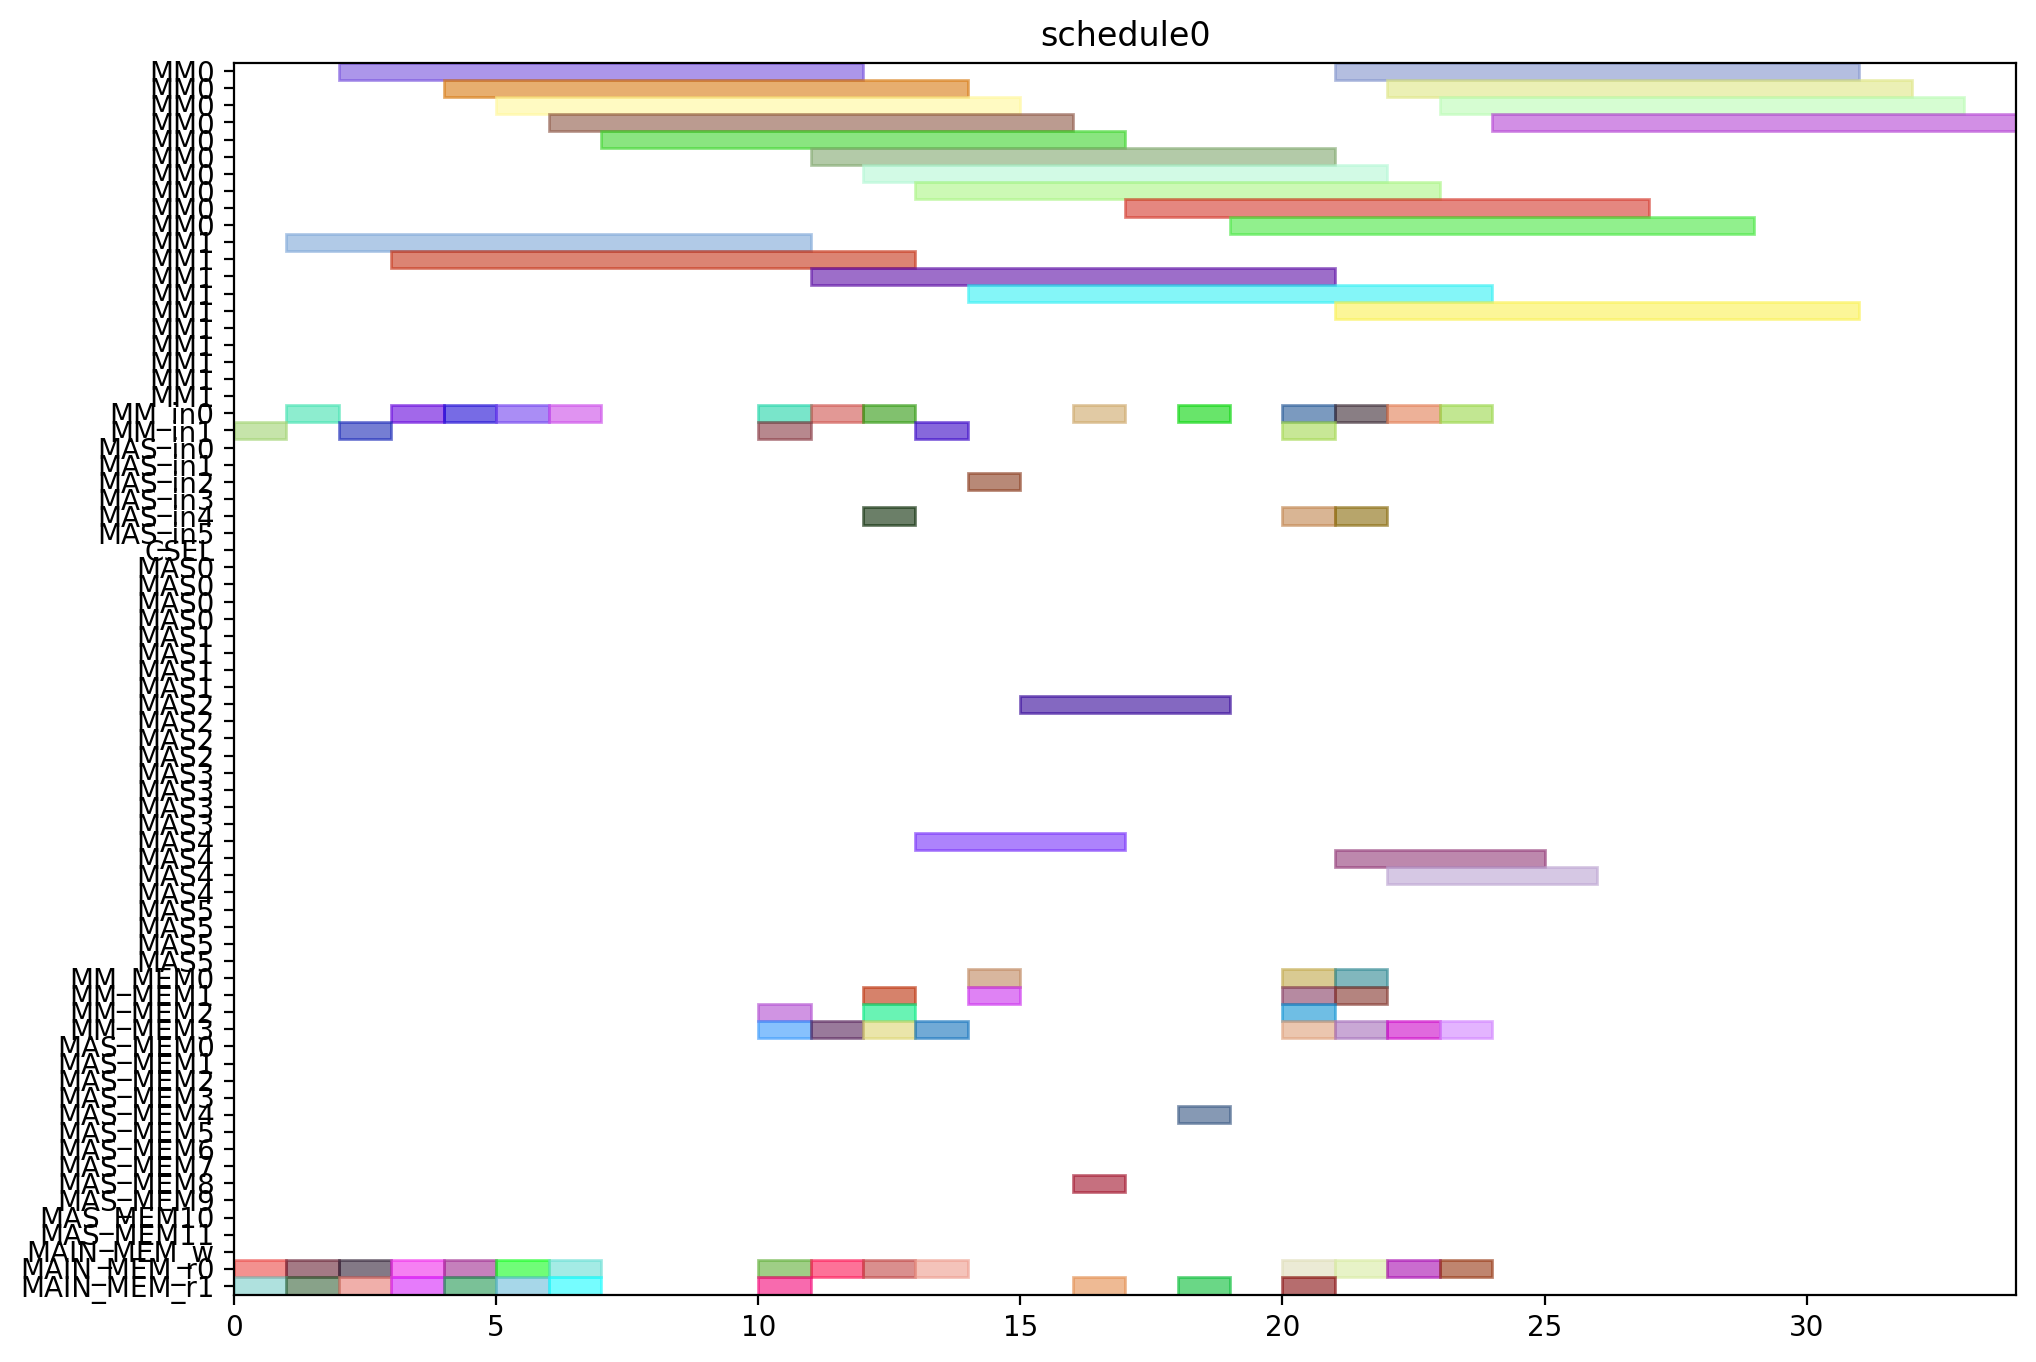

Here is the Python script that generated this plot:
from pyschedule import Scenario, solvers, plotters, alt


def solve():
	horizon = 120
	S = Scenario("schedule0", horizon=horizon)

	# resource
	MM = S.Resources('MM', num=2, size=10)
	MM_in = S.Resources('MM_in', num=2)
	MAS_in = S.Resources('MAS_in', num=6)
	CSEL = S.Resource('CSEL')
	MAS = S.Resources('MAS', num=6, size=4, periods=range(1, horizon))
	MM_MEM = S.Resources('MM_MEM', num=4)
	MAS_MEM = S.Resources('MAS_MEM', num=12)
	MAIN_MEM_w = S.Resource('MAIN_MEM_w', size=1)
	MAIN_MEM_r = S.Resources('MAIN_MEM_r', num=2)

	# result of previous scheduling

	# new tasks
	Z_exp2 = S.Task('Z_exp2', length=10, delay_cost=1)
	Z_exp2 += alt(MM)
	Z_exp2_in = S.Task('Z_exp2_in', length=1, delay_cost=1)
	Z_exp2_in += alt(MM_in)
	S += Z_exp2_in*MM_in[0]<=Z_exp2*MM[0]
	S += Z_exp2_in*MM_in[1]<=Z_exp2*MM[1]
	Z_exp2_mem0 = S.Task('Z_exp2_mem0', length=1, delay_cost=1)
	Z_exp2_mem0 += MAIN_MEM_r[0]
	S += Z_exp2_mem0 <= Z_exp2

	Z_exp2_mem1 = S.Task('Z_exp2_mem1', length=1, delay_cost=1)
	Z_exp2_mem1 += MAIN_MEM_r[1]
	S += Z_exp2_mem1 <= Z_exp2

	NX0 = S.Task('NX0', length=10, delay_cost=1)
	NX0 += alt(MM)
	NX0_in = S.Task('NX0_in', length=1, delay_cost=1)
	NX0_in += alt(MM_in)
	S += NX0_in*MM_in[0]<=NX0*MM[0]
	S += NX0_in*MM_in[1]<=NX0*MM[1]
	NX0_mem0 = S.Task('NX0_mem0', length=1, delay_cost=1)
	NX0_mem0 += MAIN_MEM_r[0]
	S += NX0_mem0 <= NX0

	NX0_mem1 = S.Task('NX0_mem1', length=1, delay_cost=1)
	NX0_mem1 += MAIN_MEM_r[1]
	S += NX0_mem1 <= NX0

	k0_10_Z1 = S.Task('k0_10_Z1', length=10, delay_cost=1)
	k0_10_Z1 += alt(MM)
	k0_10_Z1_in = S.Task('k0_10_Z1_in', length=1, delay_cost=1)
	k0_10_Z1_in += alt(MM_in)
	S += k0_10_Z1_in*MM_in[0]<=k0_10_Z1*MM[0]
	S += k0_10_Z1_in*MM_in[1]<=k0_10_Z1*MM[1]
	k0_10_Z1_mem0 = S.Task('k0_10_Z1_mem0', length=1, delay_cost=1)
	k0_10_Z1_mem0 += MAIN_MEM_r[0]
	S += k0_10_Z1_mem0 <= k0_10_Z1

	k0_10_Z1_mem1 = S.Task('k0_10_Z1_mem1', length=1, delay_cost=1)
	k0_10_Z1_mem1 += MAIN_MEM_r[1]
	S += k0_10_Z1_mem1 <= k0_10_Z1

	DX0 = S.Task('DX0', length=10, delay_cost=1)
	DX0 += alt(MM)
	DX0_in = S.Task('DX0_in', length=1, delay_cost=1)
	DX0_in += alt(MM_in)
	S += DX0_in*MM_in[0]<=DX0*MM[0]
	S += DX0_in*MM_in[1]<=DX0*MM[1]
	DX0_mem0 = S.Task('DX0_mem0', length=1, delay_cost=1)
	DX0_mem0 += MAIN_MEM_r[0]
	S += DX0_mem0 <= DX0

	DX0_mem1 = S.Task('DX0_mem1', length=1, delay_cost=1)
	DX0_mem1 += MAIN_MEM_r[1]
	S += DX0_mem1 <= DX0

	NY0 = S.Task('NY0', length=10, delay_cost=1)
	NY0 += alt(MM)
	NY0_in = S.Task('NY0_in', length=1, delay_cost=1)
	NY0_in += alt(MM_in)
	S += NY0_in*MM_in[0]<=NY0*MM[0]
	S += NY0_in*MM_in[1]<=NY0*MM[1]
	NY0_mem0 = S.Task('NY0_mem0', length=1, delay_cost=1)
	NY0_mem0 += MAIN_MEM_r[0]
	S += NY0_mem0 <= NY0

	NY0_mem1 = S.Task('NY0_mem1', length=1, delay_cost=1)
	NY0_mem1 += MAIN_MEM_r[1]
	S += NY0_mem1 <= NY0

	k2_14_Z1 = S.Task('k2_14_Z1', length=10, delay_cost=1)
	k2_14_Z1 += alt(MM)
	k2_14_Z1_in = S.Task('k2_14_Z1_in', length=1, delay_cost=1)
	k2_14_Z1_in += alt(MM_in)
	S += k2_14_Z1_in*MM_in[0]<=k2_14_Z1*MM[0]
	S += k2_14_Z1_in*MM_in[1]<=k2_14_Z1*MM[1]
	k2_14_Z1_mem0 = S.Task('k2_14_Z1_mem0', length=1, delay_cost=1)
	k2_14_Z1_mem0 += MAIN_MEM_r[0]
	S += k2_14_Z1_mem0 <= k2_14_Z1

	k2_14_Z1_mem1 = S.Task('k2_14_Z1_mem1', length=1, delay_cost=1)
	k2_14_Z1_mem1 += MAIN_MEM_r[1]
	S += k2_14_Z1_mem1 <= k2_14_Z1

	DY0 = S.Task('DY0', length=10, delay_cost=1)
	DY0 += alt(MM)
	DY0_in = S.Task('DY0_in', length=1, delay_cost=1)
	DY0_in += alt(MM_in)
	S += DY0_in*MM_in[0]<=DY0*MM[0]
	S += DY0_in*MM_in[1]<=DY0*MM[1]
	DY0_mem0 = S.Task('DY0_mem0', length=1, delay_cost=1)
	DY0_mem0 += MAIN_MEM_r[0]
	S += DY0_mem0 <= DY0

	DY0_mem1 = S.Task('DY0_mem1', length=1, delay_cost=1)
	DY0_mem1 += MAIN_MEM_r[1]
	S += DY0_mem1 <= DY0

	Z_exp3 = S.Task('Z_exp3', length=10, delay_cost=1)
	Z_exp3 += alt(MM)
	Z_exp3_in = S.Task('Z_exp3_in', length=1, delay_cost=1)
	Z_exp3_in += alt(MM_in)
	S += Z_exp3_in*MM_in[0]<=Z_exp3*MM[0]
	S += Z_exp3_in*MM_in[1]<=Z_exp3*MM[1]
	Z_exp3_mem0 = S.Task('Z_exp3_mem0', length=1, delay_cost=1)
	Z_exp3_mem0 += alt(MM_MEM)
	S += (Z_exp2*MM[0])-1 < Z_exp3_mem0*MM_MEM[0]
	S += (Z_exp2*MM[1])-1 < Z_exp3_mem0*MM_MEM[2]
	S += Z_exp3_mem0 <= Z_exp3

	Z_exp3_mem1 = S.Task('Z_exp3_mem1', length=1, delay_cost=1)
	Z_exp3_mem1 += MAIN_MEM_r[1]
	S += Z_exp3_mem1 <= Z_exp3

	NX1_ = S.Task('NX1_', length=4, delay_cost=1)
	NX1_ += alt(MAS)
	NX1__in = S.Task('NX1__in', length=1, delay_cost=1)
	NX1__in += alt(MAS_in)
	S += NX1__in*MAS_in[0]<=NX1_*MAS[0]

	S += NX1__in*MAS_in[1]<=NX1_*MAS[1]

	S += NX1__in*MAS_in[2]<=NX1_*MAS[2]

	S += NX1__in*MAS_in[3]<=NX1_*MAS[3]

	S += NX1__in*MAS_in[4]<=NX1_*MAS[4]

	S += NX1__in*MAS_in[5]<=NX1_*MAS[5]

	NX1__mem0 = S.Task('NX1__mem0', length=1, delay_cost=1)
	NX1__mem0 += alt(MM_MEM)
	S += (NX0*MM[0])-1 < NX1__mem0*MM_MEM[0]
	S += (NX0*MM[1])-1 < NX1__mem0*MM_MEM[2]
	S += NX1__mem0 <= NX1_

	NX1__mem1 = S.Task('NX1__mem1', length=1, delay_cost=1)
	NX1__mem1 += alt(MM_MEM)
	S += (k0_10_Z1*MM[0])-1 < NX1__mem1*MM_MEM[1]
	S += (k0_10_Z1*MM[1])-1 < NX1__mem1*MM_MEM[3]
	S += NX1__mem1 <= NX1_

	k0_9_Z2 = S.Task('k0_9_Z2', length=10, delay_cost=1)
	k0_9_Z2 += alt(MM)
	k0_9_Z2_in = S.Task('k0_9_Z2_in', length=1, delay_cost=1)
	k0_9_Z2_in += alt(MM_in)
	S += k0_9_Z2_in*MM_in[0]<=k0_9_Z2*MM[0]
	S += k0_9_Z2_in*MM_in[1]<=k0_9_Z2*MM[1]
	k0_9_Z2_mem0 = S.Task('k0_9_Z2_mem0', length=1, delay_cost=1)
	k0_9_Z2_mem0 += MAIN_MEM_r[0]
	S += k0_9_Z2_mem0 <= k0_9_Z2

	k0_9_Z2_mem1 = S.Task('k0_9_Z2_mem1', length=1, delay_cost=1)
	k0_9_Z2_mem1 += alt(MM_MEM)
	S += (Z_exp2*MM[0])-1 < k0_9_Z2_mem1*MM_MEM[1]
	S += (Z_exp2*MM[1])-1 < k0_9_Z2_mem1*MM_MEM[3]
	S += k0_9_Z2_mem1 <= k0_9_Z2

	k1_9_Z2 = S.Task('k1_9_Z2', length=10, delay_cost=1)
	k1_9_Z2 += alt(MM)
	k1_9_Z2_in = S.Task('k1_9_Z2_in', length=1, delay_cost=1)
	k1_9_Z2_in += alt(MM_in)
	S += k1_9_Z2_in*MM_in[0]<=k1_9_Z2*MM[0]
	S += k1_9_Z2_in*MM_in[1]<=k1_9_Z2*MM[1]
	k1_9_Z2_mem0 = S.Task('k1_9_Z2_mem0', length=1, delay_cost=1)
	k1_9_Z2_mem0 += MAIN_MEM_r[0]
	S += k1_9_Z2_mem0 <= k1_9_Z2

	k1_9_Z2_mem1 = S.Task('k1_9_Z2_mem1', length=1, delay_cost=1)
	k1_9_Z2_mem1 += alt(MM_MEM)
	S += (Z_exp2*MM[0])-1 < k1_9_Z2_mem1*MM_MEM[1]
	S += (Z_exp2*MM[1])-1 < k1_9_Z2_mem1*MM_MEM[3]
	S += k1_9_Z2_mem1 <= k1_9_Z2

	NY1_ = S.Task('NY1_', length=4, delay_cost=1)
	NY1_ += alt(MAS)
	NY1__in = S.Task('NY1__in', length=1, delay_cost=1)
	NY1__in += alt(MAS_in)
	S += NY1__in*MAS_in[0]<=NY1_*MAS[0]

	S += NY1__in*MAS_in[1]<=NY1_*MAS[1]

	S += NY1__in*MAS_in[2]<=NY1_*MAS[2]

	S += NY1__in*MAS_in[3]<=NY1_*MAS[3]

	S += NY1__in*MAS_in[4]<=NY1_*MAS[4]

	S += NY1__in*MAS_in[5]<=NY1_*MAS[5]

	NY1__mem0 = S.Task('NY1__mem0', length=1, delay_cost=1)
	NY1__mem0 += alt(MM_MEM)
	S += (NY0*MM[0])-1 < NY1__mem0*MM_MEM[0]
	S += (NY0*MM[1])-1 < NY1__mem0*MM_MEM[2]
	S += NY1__mem0 <= NY1_

	NY1__mem1 = S.Task('NY1__mem1', length=1, delay_cost=1)
	NY1__mem1 += alt(MM_MEM)
	S += (k2_14_Z1*MM[0])-1 < NY1__mem1*MM_MEM[1]
	S += (k2_14_Z1*MM[1])-1 < NY1__mem1*MM_MEM[3]
	S += NY1__mem1 <= NY1_

	k2_13_Z2 = S.Task('k2_13_Z2', length=10, delay_cost=1)
	k2_13_Z2 += alt(MM)
	k2_13_Z2_in = S.Task('k2_13_Z2_in', length=1, delay_cost=1)
	k2_13_Z2_in += alt(MM_in)
	S += k2_13_Z2_in*MM_in[0]<=k2_13_Z2*MM[0]
	S += k2_13_Z2_in*MM_in[1]<=k2_13_Z2*MM[1]
	k2_13_Z2_mem0 = S.Task('k2_13_Z2_mem0', length=1, delay_cost=1)
	k2_13_Z2_mem0 += MAIN_MEM_r[0]
	S += k2_13_Z2_mem0 <= k2_13_Z2

	k2_13_Z2_mem1 = S.Task('k2_13_Z2_mem1', length=1, delay_cost=1)
	k2_13_Z2_mem1 += alt(MM_MEM)
	S += (Z_exp2*MM[0])-1 < k2_13_Z2_mem1*MM_MEM[1]
	S += (Z_exp2*MM[1])-1 < k2_13_Z2_mem1*MM_MEM[3]
	S += k2_13_Z2_mem1 <= k2_13_Z2

	k3_14_Z2 = S.Task('k3_14_Z2', length=10, delay_cost=1)
	k3_14_Z2 += alt(MM)
	k3_14_Z2_in = S.Task('k3_14_Z2_in', length=1, delay_cost=1)
	k3_14_Z2_in += alt(MM_in)
	S += k3_14_Z2_in*MM_in[0]<=k3_14_Z2*MM[0]
	S += k3_14_Z2_in*MM_in[1]<=k3_14_Z2*MM[1]
	k3_14_Z2_mem0 = S.Task('k3_14_Z2_mem0', length=1, delay_cost=1)
	k3_14_Z2_mem0 += MAIN_MEM_r[0]
	S += k3_14_Z2_mem0 <= k3_14_Z2

	k3_14_Z2_mem1 = S.Task('k3_14_Z2_mem1', length=1, delay_cost=1)
	k3_14_Z2_mem1 += alt(MM_MEM)
	S += (Z_exp2*MM[0])-1 < k3_14_Z2_mem1*MM_MEM[1]
	S += (Z_exp2*MM[1])-1 < k3_14_Z2_mem1*MM_MEM[3]
	S += k3_14_Z2_mem1 <= k3_14_Z2

	Z_exp4 = S.Task('Z_exp4', length=10, delay_cost=1)
	Z_exp4 += alt(MM)
	Z_exp4_in = S.Task('Z_exp4_in', length=1, delay_cost=1)
	Z_exp4_in += alt(MM_in)
	S += Z_exp4_in*MM_in[0]<=Z_exp4*MM[0]
	S += Z_exp4_in*MM_in[1]<=Z_exp4*MM[1]
	Z_exp4_mem0 = S.Task('Z_exp4_mem0', length=1, delay_cost=1)
	Z_exp4_mem0 += alt(MM_MEM)
	S += (Z_exp3*MM[0])-1 < Z_exp4_mem0*MM_MEM[0]
	S += (Z_exp3*MM[1])-1 < Z_exp4_mem0*MM_MEM[2]
	S += Z_exp4_mem0 <= Z_exp4

	Z_exp4_mem1 = S.Task('Z_exp4_mem1', length=1, delay_cost=1)
	Z_exp4_mem1 += MAIN_MEM_r[1]
	S += Z_exp4_mem1 <= Z_exp4

	NX1 = S.Task('NX1', length=10, delay_cost=1)
	NX1 += alt(MM)
	NX1_in = S.Task('NX1_in', length=1, delay_cost=1)
	NX1_in += alt(MM_in)
	S += NX1_in*MM_in[0]<=NX1*MM[0]
	S += NX1_in*MM_in[1]<=NX1*MM[1]
	NX1_mem0 = S.Task('NX1_mem0', length=1, delay_cost=1)
	NX1_mem0 += alt(MAS_MEM)
	S += (NX1_*MAS[0])-1 < NX1_mem0*MAS_MEM[0]
	S += (NX1_*MAS[1])-1 < NX1_mem0*MAS_MEM[2]
	S += (NX1_*MAS[2])-1 < NX1_mem0*MAS_MEM[4]
	S += (NX1_*MAS[3])-1 < NX1_mem0*MAS_MEM[6]
	S += (NX1_*MAS[4])-1 < NX1_mem0*MAS_MEM[8]
	S += (NX1_*MAS[5])-1 < NX1_mem0*MAS_MEM[10]
	S += NX1_mem0 <= NX1

	NX1_mem1 = S.Task('NX1_mem1', length=1, delay_cost=1)
	NX1_mem1 += MAIN_MEM_r[1]
	S += NX1_mem1 <= NX1

	k0_8_Z3 = S.Task('k0_8_Z3', length=10, delay_cost=1)
	k0_8_Z3 += alt(MM)
	k0_8_Z3_in = S.Task('k0_8_Z3_in', length=1, delay_cost=1)
	k0_8_Z3_in += alt(MM_in)
	S += k0_8_Z3_in*MM_in[0]<=k0_8_Z3*MM[0]
	S += k0_8_Z3_in*MM_in[1]<=k0_8_Z3*MM[1]
	k0_8_Z3_mem0 = S.Task('k0_8_Z3_mem0', length=1, delay_cost=1)
	k0_8_Z3_mem0 += MAIN_MEM_r[0]
	S += k0_8_Z3_mem0 <= k0_8_Z3

	k0_8_Z3_mem1 = S.Task('k0_8_Z3_mem1', length=1, delay_cost=1)
	k0_8_Z3_mem1 += alt(MM_MEM)
	S += (Z_exp3*MM[0])-1 < k0_8_Z3_mem1*MM_MEM[1]
	S += (Z_exp3*MM[1])-1 < k0_8_Z3_mem1*MM_MEM[3]
	S += k0_8_Z3_mem1 <= k0_8_Z3

	DX1_ = S.Task('DX1_', length=4, delay_cost=1)
	DX1_ += alt(MAS)
	DX1__in = S.Task('DX1__in', length=1, delay_cost=1)
	DX1__in += alt(MAS_in)
	S += DX1__in*MAS_in[0]<=DX1_*MAS[0]

	S += DX1__in*MAS_in[1]<=DX1_*MAS[1]

	S += DX1__in*MAS_in[2]<=DX1_*MAS[2]

	S += DX1__in*MAS_in[3]<=DX1_*MAS[3]

	S += DX1__in*MAS_in[4]<=DX1_*MAS[4]

	S += DX1__in*MAS_in[5]<=DX1_*MAS[5]

	DX1__mem0 = S.Task('DX1__mem0', length=1, delay_cost=1)
	DX1__mem0 += alt(MM_MEM)
	S += (DX0*MM[0])-1 < DX1__mem0*MM_MEM[0]
	S += (DX0*MM[1])-1 < DX1__mem0*MM_MEM[2]
	S += DX1__mem0 <= DX1_

	DX1__mem1 = S.Task('DX1__mem1', length=1, delay_cost=1)
	DX1__mem1 += alt(MM_MEM)
	S += (k1_9_Z2*MM[0])-1 < DX1__mem1*MM_MEM[1]
	S += (k1_9_Z2*MM[1])-1 < DX1__mem1*MM_MEM[3]
	S += DX1__mem1 <= DX1_

	k1_8_Z3 = S.Task('k1_8_Z3', length=10, delay_cost=1)
	k1_8_Z3 += alt(MM)
	k1_8_Z3_in = S.Task('k1_8_Z3_in', length=1, delay_cost=1)
	k1_8_Z3_in += alt(MM_in)
	S += k1_8_Z3_in*MM_in[0]<=k1_8_Z3*MM[0]
	S += k1_8_Z3_in*MM_in[1]<=k1_8_Z3*MM[1]
	k1_8_Z3_mem0 = S.Task('k1_8_Z3_mem0', length=1, delay_cost=1)
	k1_8_Z3_mem0 += MAIN_MEM_r[0]
	S += k1_8_Z3_mem0 <= k1_8_Z3

	k1_8_Z3_mem1 = S.Task('k1_8_Z3_mem1', length=1, delay_cost=1)
	k1_8_Z3_mem1 += alt(MM_MEM)
	S += (Z_exp3*MM[0])-1 < k1_8_Z3_mem1*MM_MEM[1]
	S += (Z_exp3*MM[1])-1 < k1_8_Z3_mem1*MM_MEM[3]
	S += k1_8_Z3_mem1 <= k1_8_Z3

	NY1 = S.Task('NY1', length=10, delay_cost=1)
	NY1 += alt(MM)
	NY1_in = S.Task('NY1_in', length=1, delay_cost=1)
	NY1_in += alt(MM_in)
	S += NY1_in*MM_in[0]<=NY1*MM[0]
	S += NY1_in*MM_in[1]<=NY1*MM[1]
	NY1_mem0 = S.Task('NY1_mem0', length=1, delay_cost=1)
	NY1_mem0 += alt(MAS_MEM)
	S += (NY1_*MAS[0])-1 < NY1_mem0*MAS_MEM[0]
	S += (NY1_*MAS[1])-1 < NY1_mem0*MAS_MEM[2]
	S += (NY1_*MAS[2])-1 < NY1_mem0*MAS_MEM[4]
	S += (NY1_*MAS[3])-1 < NY1_mem0*MAS_MEM[6]
	S += (NY1_*MAS[4])-1 < NY1_mem0*MAS_MEM[8]
	S += (NY1_*MAS[5])-1 < NY1_mem0*MAS_MEM[10]
	S += NY1_mem0 <= NY1

	NY1_mem1 = S.Task('NY1_mem1', length=1, delay_cost=1)
	NY1_mem1 += MAIN_MEM_r[1]
	S += NY1_mem1 <= NY1

	k2_12_Z3 = S.Task('k2_12_Z3', length=10, delay_cost=1)
	k2_12_Z3 += alt(MM)
	k2_12_Z3_in = S.Task('k2_12_Z3_in', length=1, delay_cost=1)
	k2_12_Z3_in += alt(MM_in)
	S += k2_12_Z3_in*MM_in[0]<=k2_12_Z3*MM[0]
	S += k2_12_Z3_in*MM_in[1]<=k2_12_Z3*MM[1]
	k2_12_Z3_mem0 = S.Task('k2_12_Z3_mem0', length=1, delay_cost=1)
	k2_12_Z3_mem0 += MAIN_MEM_r[0]
	S += k2_12_Z3_mem0 <= k2_12_Z3

	k2_12_Z3_mem1 = S.Task('k2_12_Z3_mem1', length=1, delay_cost=1)
	k2_12_Z3_mem1 += alt(MM_MEM)
	S += (Z_exp3*MM[0])-1 < k2_12_Z3_mem1*MM_MEM[1]
	S += (Z_exp3*MM[1])-1 < k2_12_Z3_mem1*MM_MEM[3]
	S += k2_12_Z3_mem1 <= k2_12_Z3

	DY1_ = S.Task('DY1_', length=4, delay_cost=1)
	DY1_ += alt(MAS)
	DY1__in = S.Task('DY1__in', length=1, delay_cost=1)
	DY1__in += alt(MAS_in)
	S += DY1__in*MAS_in[0]<=DY1_*MAS[0]

	S += DY1__in*MAS_in[1]<=DY1_*MAS[1]

	S += DY1__in*MAS_in[2]<=DY1_*MAS[2]

	S += DY1__in*MAS_in[3]<=DY1_*MAS[3]

	S += DY1__in*MAS_in[4]<=DY1_*MAS[4]

	S += DY1__in*MAS_in[5]<=DY1_*MAS[5]

	DY1__mem0 = S.Task('DY1__mem0', length=1, delay_cost=1)
	DY1__mem0 += alt(MM_MEM)
	S += (DY0*MM[0])-1 < DY1__mem0*MM_MEM[0]
	S += (DY0*MM[1])-1 < DY1__mem0*MM_MEM[2]
	S += DY1__mem0 <= DY1_

	DY1__mem1 = S.Task('DY1__mem1', length=1, delay_cost=1)
	DY1__mem1 += alt(MM_MEM)
	S += (k3_14_Z2*MM[0])-1 < DY1__mem1*MM_MEM[1]
	S += (k3_14_Z2*MM[1])-1 < DY1__mem1*MM_MEM[3]
	S += DY1__mem1 <= DY1_

	k3_13_Z3 = S.Task('k3_13_Z3', length=10, delay_cost=1)
	k3_13_Z3 += alt(MM)
	k3_13_Z3_in = S.Task('k3_13_Z3_in', length=1, delay_cost=1)
	k3_13_Z3_in += alt(MM_in)
	S += k3_13_Z3_in*MM_in[0]<=k3_13_Z3*MM[0]
	S += k3_13_Z3_in*MM_in[1]<=k3_13_Z3*MM[1]
	k3_13_Z3_mem0 = S.Task('k3_13_Z3_mem0', length=1, delay_cost=1)
	k3_13_Z3_mem0 += MAIN_MEM_r[0]
	S += k3_13_Z3_mem0 <= k3_13_Z3

	k3_13_Z3_mem1 = S.Task('k3_13_Z3_mem1', length=1, delay_cost=1)
	k3_13_Z3_mem1 += alt(MM_MEM)
	S += (Z_exp3*MM[0])-1 < k3_13_Z3_mem1*MM_MEM[1]
	S += (Z_exp3*MM[1])-1 < k3_13_Z3_mem1*MM_MEM[3]
	S += k3_13_Z3_mem1 <= k3_13_Z3

	solvers.mip.solve(S,msg=1,kind='CPLEX',ratio_gap=1.01)

	solution = [['hoge']*len(S.solution()[1]) for i in range(len(S.solution()))]
	for i in range(len(S.solution())):
		for j in range(len(S.solution()[i])):
			solution[i][j]=str(S.solution()[i][j])
	print(solution)

	cycles = int(solution[-1][3])

	pic_file_name = "/mnt/rose/usr1/fukuda/ABE/multiRAM_multiMAS_16mux/scheduling_result/stage10MM2_stage4MAS6/ISOGENY/schedule0.png"
	if(S.solution() != []):
		plotters.matplotlib.plot(S,img_filename=pic_file_name, show_task_labels=False, fig_size=(cycles*0.25+3, 8))

	return solution
